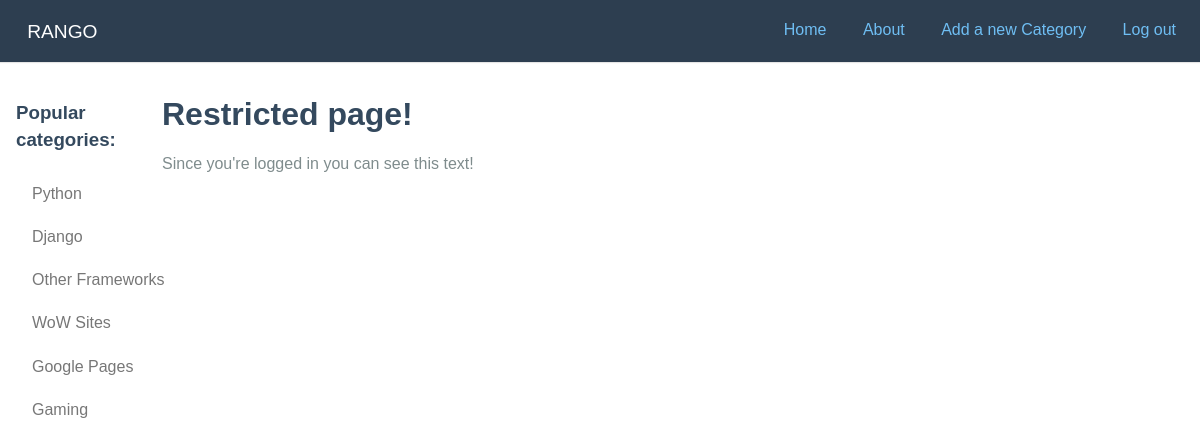
The page /rango/restricted/ (signed in) on the database its author committed.
### rango/models.py (models this page shows, shortened)
class Category(models.Model):
    name = models.CharField(max_length=128, unique=True)
    views = models.IntegerField(default=0)
    likes = models.IntegerField(default=0)
    slug = models.SlugField(unique=True)
    class Meta:
        verbose_name_plural = 'Categories'

### rango/views.py (the view)
# urls.py: path('restricted/', views.restricted, name='restricted'),
@login_required
def restricted(request):
    return render(request, 'rango/restricted.html', {})

### rango/templatetags/rango_template_tags.py (called while the page is built)
@register.inclusion_tag('rango/cats.html')
def get_category_list(cat=None):
    return {'cats': Category.objects.all(),
            'act_cat': cat}

### templates/rango/restricted.html (shortened to what this page needs)
{% extends 'rango/base.html' %}
{% load staticfiles %}
{% block body_block %}
<h1>Restricted page!</h1>
Since you're logged in you can see this text!
{% endblock %}

### templates/rango/cats.html
{% if cats %}
    {% for c in cats %}
        {% if c == act_cat %}
        <ul class="pure-menu-list">
        <li class="pure-menu-item"><strong><a href="{% url 'rango:show_category' c.slug %}" class="pure-menu-link">{{ c.name }}</a></strong></li>
        </ul>
        {% else %}
        <ul class="pure-menu-list">
        <li class="pure-menu-item"><a href="{% url 'rango:show_category' c.slug %}" class="pure-menu-link">{{ c.name }}</a></li>
        </ul>
        {% endif %}
    {% endfor %}
{% endif %}

### static/marketing.css (style rules this page uses)
* { -webkit-box-sizing: border-box; -moz-box-sizing: border-box; box-sizing: border-box; }
body { line-height: 1.7em; color: #7f8c8d; font-size: 13px; }
h1, h2, h3, h4, h5, h6, label { color: #34495e; }
@media (min-width: 48em) { body { font-size: 16px; } }

### rows shown on the page
Category: name "Python"
Category: name "Django"
Category: name "Other Frameworks"
Category: name "WoW Sites"
Category: name "Google Pages"
Category: name "Gaming"
